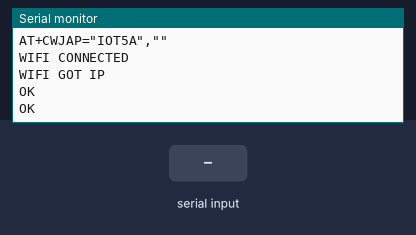
Recording of a sketch running on a simulated Arduino Mega 2560, built with avr-gcc and run on an emulated ATmega2560. On the bench: the last lines printed to the serial monitor. The test bench sets the inputs (shaded band). The modem accepts every AT command (registered, SIM ready, sends succeed) and sends nothing else.

Above: at 11.2 s.
11.3 s: "1\n" received over Serial
At 14.1 s:
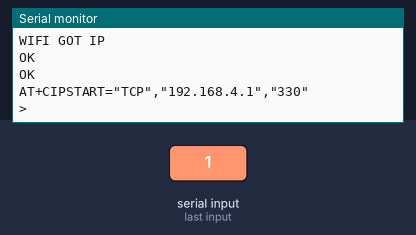
14.3 s: "1\n" received over the second serial link
At 15.7 s:
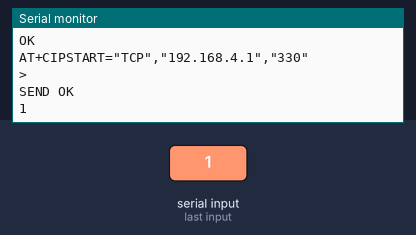

Measured:
- after the input at 11.3 s, the serial monitor: prints a new line after 1.0 s (image 1)
- after the input at 14.3 s, the serial monitor: prints a new line after 1.1 s (image 2)

The sketch:

WIFI_CLIENT.ino
```cpp
#include<SoftwareSerial.h>
#define WIFISSID "IOT5A"     // WIFI Username
#define WIFIPASS ""             // WIFI Password
#define SERVERIP "192.168.4.1"  // WIFI Server
SoftwareSerial Serial1(2,3);

void read_write()
{
  while (Serial1.available())
{
char c = Serial1.read();
Serial.write(c);
if(c=='\r') Serial.print('\n');
}
Serial.print('\n');
delay(2000);
Serial1.flush();
}

 void connectToServer() {

  String cmd = "AT+CIPSTART=\"TCP\",\"";
cmd += SERVERIP;
cmd += "\",\"330\"";
Serial1.println(cmd);
Serial.println(cmd);
if(Serial1.find("Error")) return;
 }
 // the setup function runs once when you press reset or power the board
void setup() {
  Serial.begin(9600);
  Serial1.begin(9600);

  while(!Serial);
  while(!Serial1);

 while(Serial1.available()>0)
     Serial1.read();

  // Setup Wifi as STA and connect to AP
  Serial1.println("AT+CWMODE=1");
  Serial.println("AT+CWMODE=1");
  delay(1000);

   read_write();

  //connect to wifi

String cmd="AT+CWJAP=\"";
cmd+=WIFISSID;
cmd+="\",\"";
cmd+=WIFIPASS;
cmd+="\"";
Serial1.println(cmd);
Serial.println(cmd);
delay(2000);

read_write();

// Setup as single connection mode
  Serial1.println("AT+CIPMUX=0");
  delay(1000);
   read_write();
}

// the loop function runs over and over again forever
void loop() {
  if (Serial.available()) {
    String text = Serial.readString();
    connectToServer();
    char cipsend[100];
    sprintf (cipsend, "AT+CIPSEND=%d",text.length());

   Serial1.println(cipsend);
    if(Serial1.find(">"))
    {
      Serial.print(">");
    }
    else
    {
      Serial1.println("AT+CIPCLOSE");
      Serial.println("connect timeout");
      delay(1000);
      return;
    }
Serial1.print(text.c_str());
delay(2000);
read_write();

}
}
```
